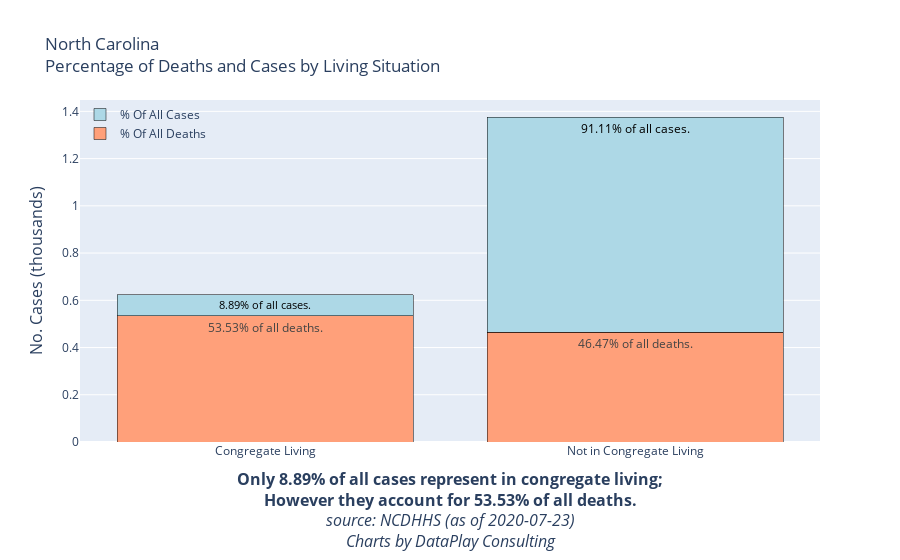

Notebook source saved alongside this figure:
### Code cell
import plotly.graph_objects as go
Total_Cases = '{:.2%}'.format(df_grouped.reset_index()['%TotalCases'][0])
Total_Deaths = '{:.2%}'.format(df_grouped.reset_index()['%TotalDeaths'][0])
Date = dt.date.today()
fig = go.Figure(data=[
    go.Bar(name = '% Of All Deaths', x=df_grouped.reset_index()['Congregate_Living'],
           y = df_grouped.reset_index()['%TotalDeaths'],
           text=['{:.2%}'.format(df_grouped.reset_index()['%TotalDeaths'][0])+' of all deaths.','{:.2%}'.format(df_grouped.reset_index()['%TotalDeaths'][1])+' of all deaths.'],
           marker_color='lightsalmon',
           textposition='inside',marker_line_color='black'),
    
    go.Bar(name = '% Of All Cases', x=df_grouped.reset_index()['Congregate_Living'],
           y = df_grouped.reset_index()['%TotalCases'],
           text=['{:.2%}'.format(df_grouped.reset_index()['%TotalCases'][0])+' of all cases.','{:.2%}'.format(df_grouped.reset_index()['%TotalCases'][1])+' of all cases.'],
           marker_color='lightblue',
           textposition='inside',marker_line_color='black', 
           textfont=dict(color="black"))
])
# Change the bar mode
fig.update_layout(barmode='stack', title = 'North Carolina<br>Percentage of Deaths and Cases by Living Situation',
    yaxis=dict(
        title='No. Cases (thousands)',
        titlefont_size=16,
        tickfont_size=12,
    ),
    xaxis=dict(
        title=f'<b>Only {Total_Cases} of all cases represent in congregate living;<br>However they account for {Total_Deaths} of all deaths.</b><br><i>source: NCDHHS (as of {Date})<br>Charts by DataPlay Consulting</i>',
        titlefont_size=16,
        tickfont_size=12,
    ),              
    legend=dict(
        x=0,
        y=1.0,
        bgcolor='rgba(255, 255, 255, 0)',
        bordercolor='rgba(255, 255, 255, 0)'
    ))

fig.show()
pio.write_html(fig, file='Deaths_Cases_Living_Situation.html', auto_open=False)

### Figure 1 — Plotly figure (JSON) as saved in the notebook; plotly's stock layout.template omitted (floating-point values rounded to 4 significant figures)
{"data": [{"marker": {"color": "lightsalmon", "line": {"color": "black"}}, "name": "% Of All Deaths", "text": ["53.53% of all deaths.", "46.47% of all deaths."], "textposition": "inside", "type": "bar", "x": ["Congregate Living", "Not in Congregate Living"], "y": [0.5353, 0.4647]}, {"marker": {"color": "lightblue", "line": {"color": "black"}}, "name": "% Of All Cases", "text": ["8.89% of all cases.", "91.11% of all cases."], "textfont": {"color": "black"}, "textposition": "inside", "type": "bar", "x": ["Congregate Living", "Not in Congregate Living"], "y": [0.08891, 0.9111]}], "layout": {"autosize": true, "barmode": "stack", "legend": {"bgcolor": "rgba(255, 255, 255, 0)", "bordercolor": "rgba(255, 255, 255, 0)", "x": 0, "y": 1}, "title": {"text": "North Carolina<br>Percentage of Deaths and Cases by Living Situation"}, "xaxis": {"autorange": true, "range": [-0.5, 1.5], "tickfont": {"size": 12}, "title": {"font": {"size": 16}, "text": "<b>Only 8.89% of all cases represent in congregate living;<br>However they account for 53.53% of all deaths.</b><br><i>source: NCDHHS (as of 2020-07-23)<br>Charts by DataPlay Consulting</i>"}, "type": "category"}, "yaxis": {"autorange": true, "range": [0, 1.448], "tickfont": {"size": 12}, "title": {"font": {"size": 16}, "text": "No. Cases (thousands)"}, "type": "linear"}}}
